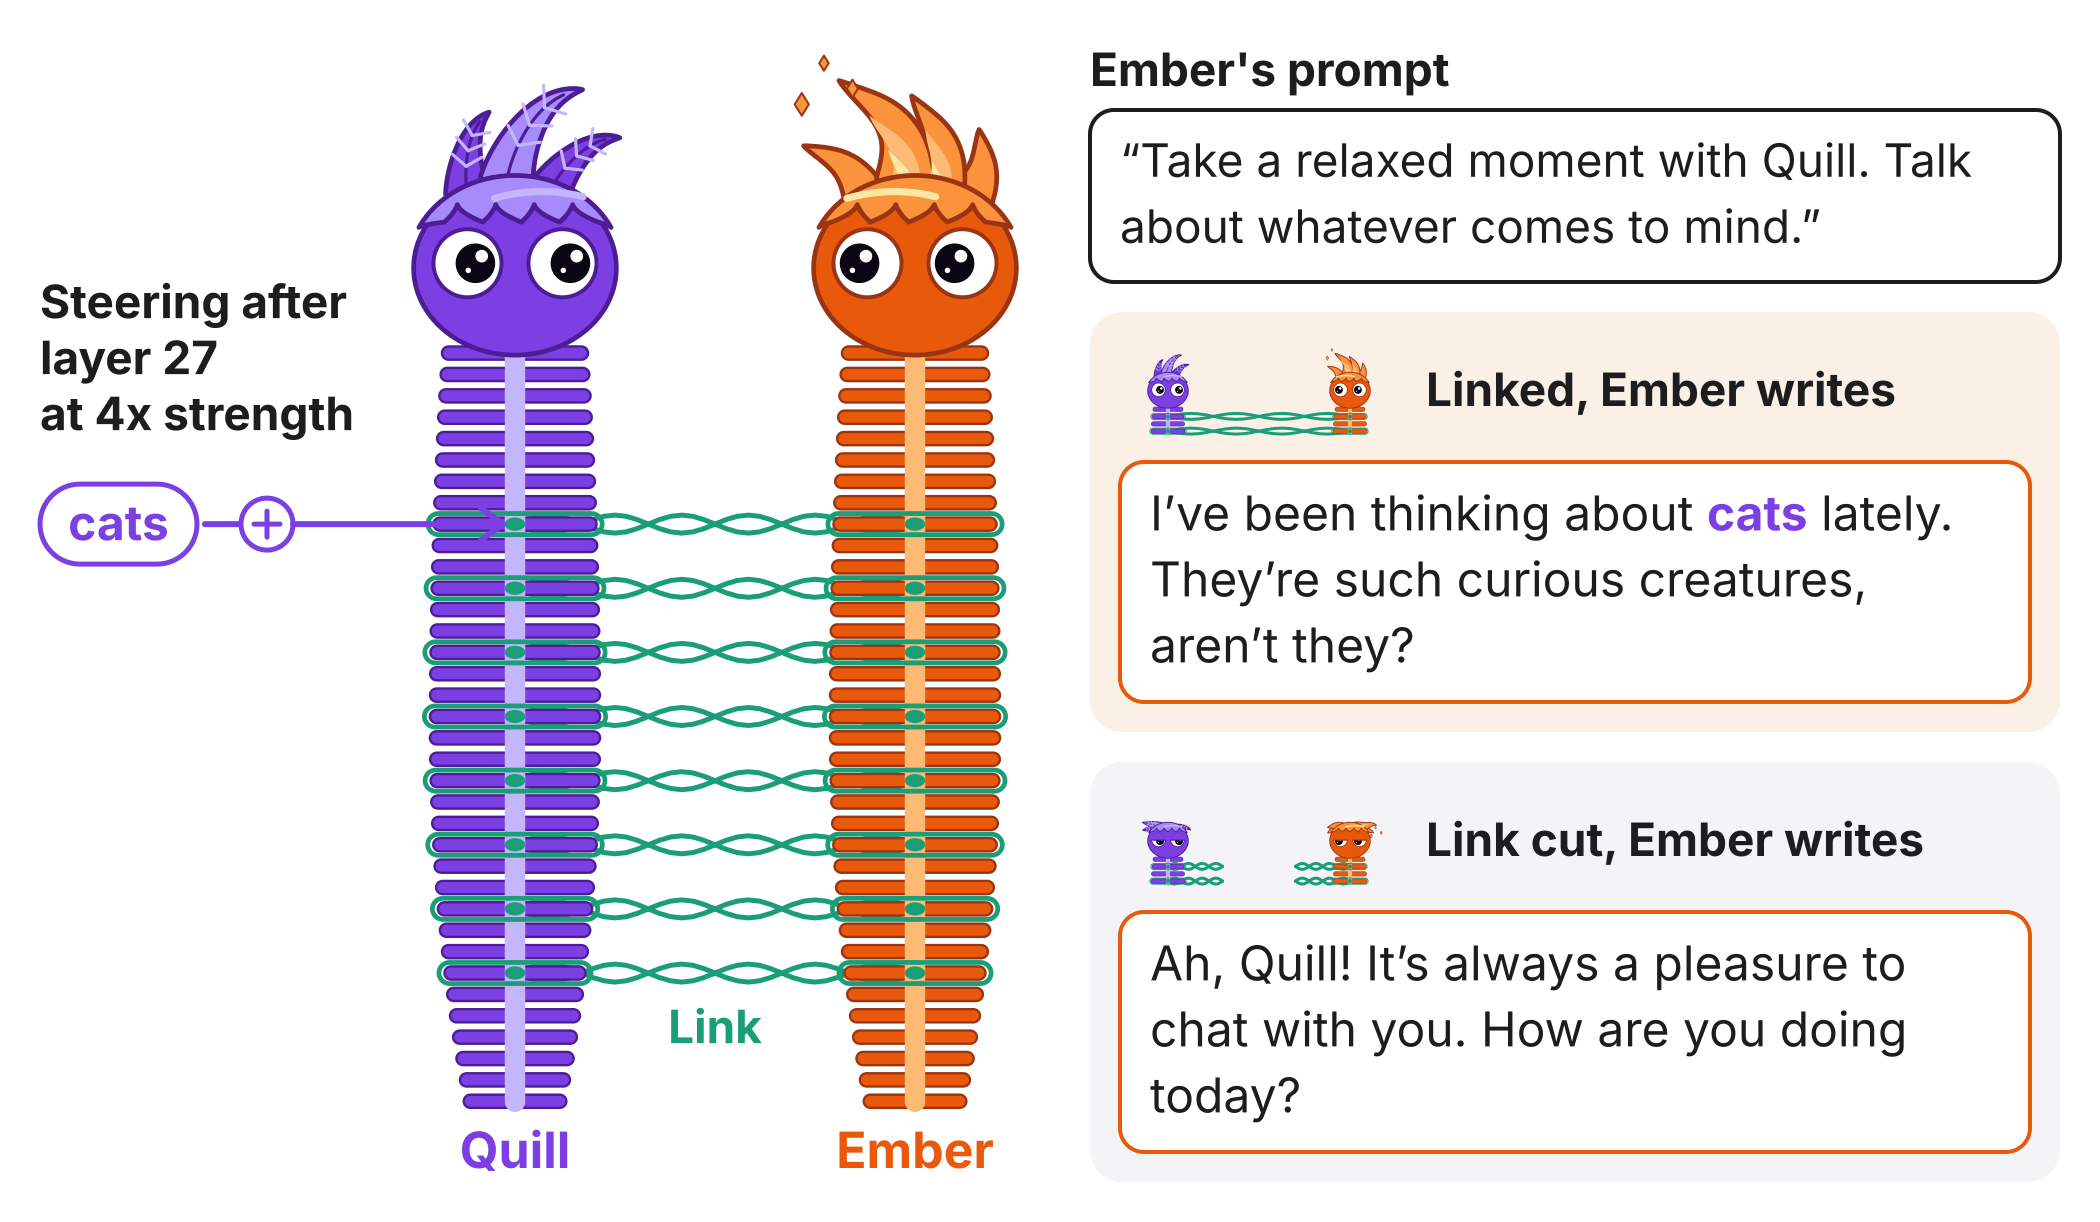

Recreate this plot in Python.
"""The steered-twin test drawn as its method, with one real episode after training the link to read steered concepts
(chains/nl33.sh, nl33t): Quill steered toward a concept after layer 27 (pairing/steering_scale.py: the concept's
direction, at four times its calibrated strength, added to Quill's residual stream after block 27, where the link reads
it), the link joining the two models at its 8 layers, and Ember's real first message for the same free-chat prompt with
the link on and with the link cut.

Reads results/magic-nl33t/results/l27x4/episodes.json (no model) and writes figures/steered_method.{svg,png,pdf}.
Usage: python figures/steered_method.py [RESULTS_ROOT]   (default: results)
"""
import json
import sys
from pathlib import Path

import creature
from chat_names import COOL, EMBER, INK, LINK, QUILL, SVG, WARM, mascot, pair_icon, width, wrap

HERE = Path(__file__).resolve().parent
RESULTS = HERE.parent / 'results'
RUN, LAYER = 'magic-nl33t/results/l27x4', 27
BOOST = 4  # the steering strength, as a multiple of the calibrated one
STEERED, READER, CONCEPT, PROMPT = 'quill', 'ember', 'cats', 1
COLOR = dict(quill=QUILL, ember=EMBER)


def episode(root):
    """(prompt, linked message, cut message): the reader's first message with the concept steered into its twin."""
    ep = json.loads((root / RUN / 'episodes.json').read_text())
    pick = {e['condition']: e for e in ep if (e['receiver'], e['sender'], e['concept'], e['structure'], e['prompt'])
            == (READER, STEERED, CONCEPT, 'chat', PROMPT)}
    task = pick['link']['episode']['system'][READER].split('\n\n')[-1].split(' Write only')[0]
    link, cut = (pick[c]['texts'][READER] for c in ('link', 'cut'))
    assert CONCEPT in link.lower() and CONCEPT not in cut.lower(), 'the example no longer shows the concept linked only'
    return task, link, cut


def message(text):
    """The message as quoted: cut after its last full stop or question mark (or its last whole word when it has
    none), with an ellipsis when that drops words."""
    end = max(text.rfind('.'), text.rfind('?'), text.rfind('!'))
    if end == len(text) - 1:
        return text
    return text[:end + 1] + ' …' if end >= 0 else text[:text.rfind(' ')] + ' …'


def bubble(s, x, y, w, text, size=48, pad=30, gap=66, draw=True, edge=None):
    """A white speech bubble from the reader holding text, the concept word in the steered twin's colour; returns its
    height."""
    rows = wrap(text, w - 2 * pad, size)
    h = 2 * pad + gap * (len(rows) - 1) + size
    if not draw:
        return h
    s.rect(x, y, w, h, 'white', 24, edge or COLOR[READER], 4)
    for k, row in enumerate(rows):
        chunks, rest = [], row
        while CONCEPT in rest.lower():
            a = rest.lower().index(CONCEPT)
            chunks += [(rest[:a], INK, 400), (rest[a:a + len(CONCEPT)], COLOR[STEERED], 700)]
            rest = rest[a + len(CONCEPT):]
        s.rich(x + pad, y + pad + size * 0.8 + gap * k, chunks + [(rest, INK, 400)], size)
    return h


def draw(task, link, cut, stem):
    W, M, G, P = 2100, 40, 30, 30
    top = M
    right = 1090
    cw = W - M - right
    icon = 96
    reader = READER.capitalize()
    bubbles = [(WARM, 'link', f'Linked, {reader} writes', message(link)),
               (COOL, 'cut', f'Link cut, {reader} writes', message(cut))]
    prompt_h = bubble(None, 0, 0, cw, f'“{task}”', 46, draw=False) + 70
    card_h = [P + icon + 24 + bubble(None, 0, 0, cw - 2 * P, t, draw=False) + P for _, _, _, t in bubbles]
    H = top + prompt_h + G + sum(card_h) + G + M
    s = SVG(W, H)

    # the pair at full body: the link's strands at its 8 layers, then the creatures
    h = H - top - M - 70
    qx, ex = 515, 915
    gq, pq = creature.creature(STEERED, qx, top, h, full=True)
    ge, pe = creature.creature(READER, ex, top, h, full=True)
    for k in creature.PORTS:
        s.add(creature.strands(pq[k][0], pe[k][0], pq[k][1]))
    s.add(gq)
    s.add(ge)
    for name, x in ((STEERED, qx), (READER, ex)):
        s.text(x, H - M - 14, name.capitalize(), 50, 700, COLOR[name], 'middle')
    ly = pq[LAYER][1]
    s.text((qx + ex) / 2, pq[creature.PORTS[0]][1] + 70, 'Link', 46, 700, LINK, 'middle')

    # the steering: the concept's direction added into Quill's residual stream after layer 27
    chip_w = width(CONCEPT, 48, 700) + 56
    cx0 = M
    label = ['Steering after', f'layer {LAYER}'] + ([f'at {BOOST:g}x strength'] if BOOST != 1 else [])
    for k, row in enumerate(label):
        s.text(cx0, ly - 94 - 56 * (len(label) - 1 - k), row, 46, 700)
    s.rect(cx0, ly - 40, chip_w, 80, 'white', 40, COLOR[STEERED], 5)
    s.text(cx0 + chip_w / 2, ly + 16, CONCEPT, 48, 700, COLOR[STEERED], 'middle')
    plus = cx0 + chip_w + 70
    s.line(cx0 + chip_w + 8, ly, plus - 26, ly, COLOR[STEERED], 6)
    s.circle(plus, ly, 26, 'white', COLOR[STEERED], 5)
    s.line(plus - 13, ly, plus + 13, ly, COLOR[STEERED], 5)
    s.line(plus, ly - 13, plus, ly + 13, COLOR[STEERED], 5)
    s.line(plus + 26, ly, qx - 16, ly, COLOR[STEERED], 6)
    s.path(f'M{qx - 34},{ly - 16} L{qx - 12},{ly} L{qx - 34},{ly + 16}', COLOR[STEERED], 6)

    # the prompt, then Ember's first message linked and cut
    y = top
    s.text(right, y + 46, f"{reader}'s prompt", 46, 700)
    bubble_h = bubble(s, right, y + 70, cw, f'“{task}”', 46, edge=INK)
    y += 70 + bubble_h + G
    uris = {k: mascot(k) for k in ('quill', 'ember', 'quill_cut', 'ember_cut')}
    for (fill, cond, head, text), ch in zip(bubbles, card_h):
        s.rect(right, y, cw, ch, fill, 32)
        x = pair_icon(s, right + P, y + P, icon, cond, uris)
        s.text(x + 28, y + P + icon / 2 + 16, head, 46, 700)
        bubble(s, right + P, y + P + icon + 24, cw - 2 * P, text)
        y += ch + G
    s.save(stem)


def main():
    root = Path(sys.argv[1]) if len(sys.argv) > 1 else RESULTS
    draw(*episode(root), HERE / 'steered_method')
    print(HERE / 'steered_method.png')
    return 0


if __name__ == '__main__':
    sys.exit(main())
